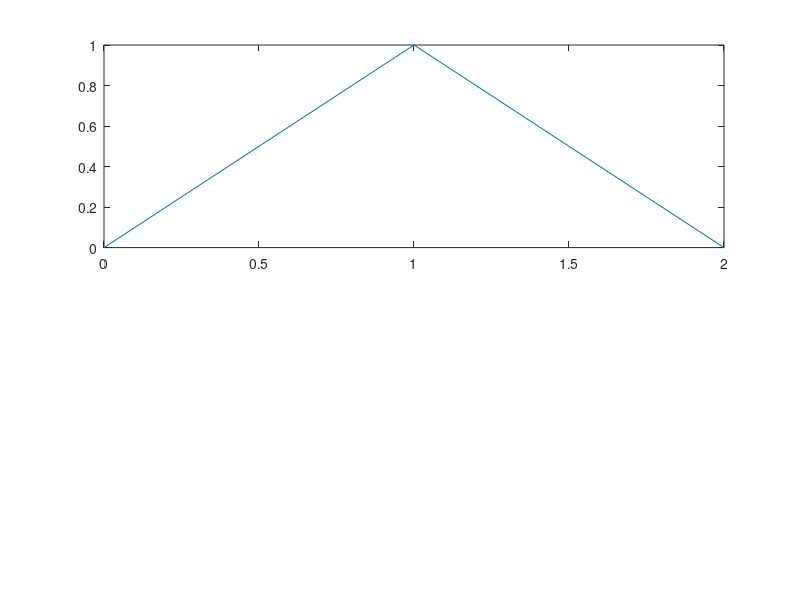

Write the MATLAB code that produced this figure. (Note: this script raises an error after producing the figure.)
f = figure(54);
top_axes = subplot(211);
curve = plot([0, 1, 2], [0, 1, 0]);
default_x = xtickangle();
default_y = ytickangle();
custom_x = xtickangle(35);
query_x = xtickangle();
custom_y = ytickangle(-20);
query_y = ytickangle();

bottom_axes = subplot(212);
surface = surf([0, 1, 0; 1, 2, 1; 0, 1, 0]);
view([45, 20]);
default_z = ztickangle();
custom_z = ztickangle(40);
query_z = ztickangle();
target_top_x = xtickangle(top_axes);
xtickangle(top_axes, 15);
target_top_x_after_set = xtickangle(top_axes);
target_bottom_z = ztickangle(bottom_axes);
ztickangle(bottom_axes, 25);
target_bottom_z_after_set = ztickangle(bottom_axes);
current = gcf();
